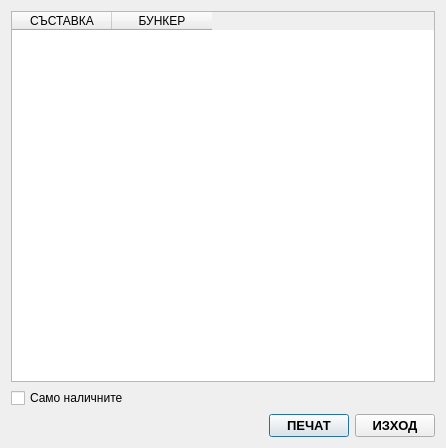
<?xml version="1.0" encoding="UTF-8"?>
<ui version="4.0">
 <class>DialogQueryIngradients</class>
 <widget class="QDialog" name="DialogQueryIngradients">
  <property name="geometry">
   <rect>
    <x>0</x>
    <y>0</y>
    <width>446</width>
    <height>448</height>
   </rect>
  </property>
  <property name="windowTitle">
   <string>Dialog</string>
  </property>
  <layout class="QVBoxLayout" name="verticalLayout">
   <item>
    <widget class="QTableWidget" name="tableWidget">
     <column>
      <property name="text">
       <string>СЪСТАВКА</string>
      </property>
     </column>
     <column>
      <property name="text">
       <string>БУНКЕР</string>
      </property>
     </column>
    </widget>
   </item>
   <item>
    <widget class="QCheckBox" name="cbAvailableOnly">
     <property name="text">
      <string>Само наличните</string>
     </property>
    </widget>
   </item>
   <item>
    <layout class="QHBoxLayout" name="horizontalLayout">
     <item>
      <spacer name="horizontalSpacer">
       <property name="orientation">
        <enum>Qt::Horizontal</enum>
       </property>
       <property name="sizeHint" stdset="0">
        <size>
         <width>40</width>
         <height>20</height>
        </size>
       </property>
      </spacer>
     </item>
     <item>
      <widget class="QPushButton" name="btnPrint">
       <property name="font">
        <font>
         <pointsize>10</pointsize>
         <weight>75</weight>
         <bold>true</bold>
        </font>
       </property>
       <property name="text">
        <string>ПЕЧАТ</string>
       </property>
      </widget>
     </item>
     <item>
      <widget class="QPushButton" name="btnExit">
       <property name="font">
        <font>
         <pointsize>10</pointsize>
         <weight>75</weight>
         <bold>true</bold>
        </font>
       </property>
       <property name="text">
        <string>ИЗХОД</string>
       </property>
      </widget>
     </item>
    </layout>
   </item>
  </layout>
 </widget>
 <resources/>
 <connections>
  <connection>
   <sender>btnExit</sender>
   <signal>clicked()</signal>
   <receiver>DialogQueryIngradients</receiver>
   <slot>accept()</slot>
   <hints>
    <hint type="sourcelabel">
     <x>398</x>
     <y>397</y>
    </hint>
    <hint type="destinationlabel">
     <x>222</x>
     <y>209</y>
    </hint>
   </hints>
  </connection>
 </connections>
</ui>
